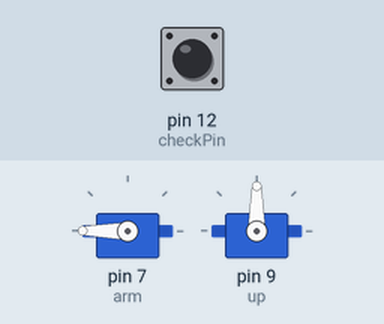
Simulated run of this sketch. Board: Arduino Uno, built with avr-gcc and run on an emulated ATmega328P. On the bench: 2 × servo. Inputs (shaded band) come from the test bench; at power-on: pin 12 (checkPin) HIGH. What the sketch prints to the serial monitor is not drawn.

Above: at 1.2 s.
1.3 s: pin 12 (checkPin) pulled LOW for 0.15 s
At 1.48 s:
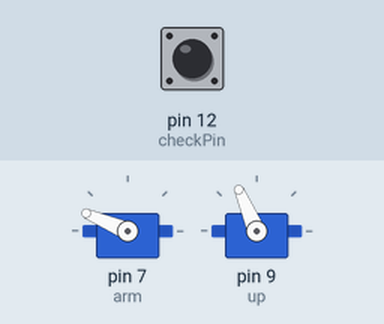
4.3 s: pin 12 (checkPin) pulled LOW for 1 s
At 4.81 s:
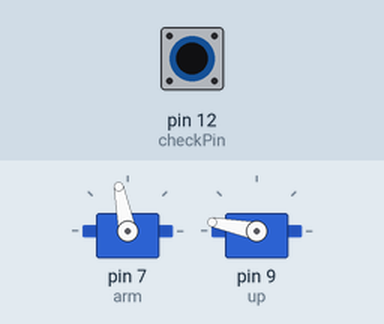
7.3 s: pin 12 (checkPin) pulled LOW for 0.15 s
10.3 s: pin 12 (checkPin) pulled LOW for 3.2 s
At 10.58 s:
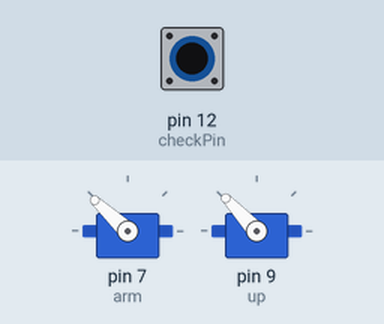
15.2 s: pin 12 (checkPin) pulled LOW for 1 s
At 15.77 s:
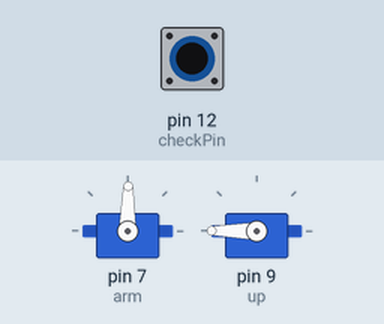
18.2 s: pin 12 (checkPin) pulled LOW for 1 s
Timing chart, 0 to 22.2 s (numbered marks = the images above; inputs shaded):
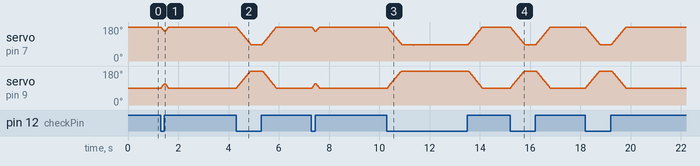

The sketch:

sketch_servo_sample.ino
```cpp
// サーボモータを使うlibrary
#include <Servo.h>

// 2 serbo mortor named
Servo armservo;
Servo upservo;
// create servo object to control a servo
// twelve servo objects can be created on most boards
const int arm = 7;
const int up = 9;
const int checkPin = 12;

int pos = 0;    // variable to store the servo position

void setup() {
  pinMode(checkPin, INPUT_PULLUP);
  armservo.attach(arm);  // attaches the servo on pin 9 to the servo object
  upservo.attach(up); // attaches the servo on pin 10 to the servo object
  Serial.begin(9600);
}

void loop() {
  armservo.write(-pos+180);
  upservo.write(pos+90);
  Serial.print(pos);
  Serial.print(",");
    if(pos<0){
    pos = 0;
    Serial.println(digitalRead(checkPin));
  }
  else if(pos>95){
    pos = 95;
    Serial.println(digitalRead(checkPin));
  }else{
    // while toggle switch is on
    if(digitalRead(checkPin) == 0){
      pos += 1;
      Serial.println(digitalRead(checkPin));
    }
    // while toggle switch is off
    else{
      pos -= 1;
      //デバッグ用
      Serial.println(digitalRead(checkPin));
    }
  }
}
```
